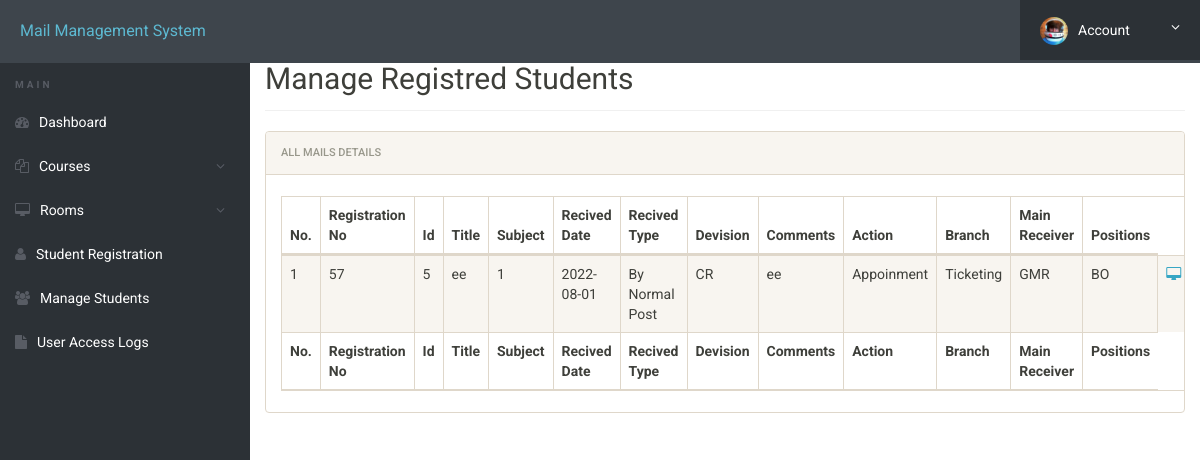
The page /admin/manage-students.php (signed in) on the database its author committed.
### tables this page shows
CREATE TABLE `registration` (
  `id` int(11) NOT NULL AUTO_INCREMENT,
  `recidate` date DEFAULT NULL,
  `devision` varchar(500) DEFAULT NULL,
  `regno` int(11) DEFAULT NULL,
  `subject` varchar(500) DEFAULT NULL,
  `title` varchar(500) DEFAULT NULL,
  `recitype` varchar(500) DEFAULT NULL,
  `regplace` varchar(250) DEFAULT NULL,
  `action` varchar(1000) DEFAULT NULL,
  `comment` varchar(500) DEFAULT NULL,
  `branch` varchar(250) DEFAULT NULL,
  `mainreciver` varchar(1000) DEFAULT NULL,
  `position` varchar(500) DEFAULT NULL,
  `action2` varchar(500) DEFAULT NULL,
  PRIMARY KEY (`id`)
);

### admin/manage-students.php (the view, shortened to what this page needs)
<?php
include('includes/config.php');
?>
<!doctype html>
<html lang="en" class="no-js">
<head>
	<link rel="stylesheet" href="css/font-awesome.min.css">
	<link rel="stylesheet" href="css/bootstrap.min.css">
	<link rel="stylesheet" href="css/dataTables.bootstrap.min.css">
	<link rel="stylesheet" href="css/bootstrap-social.css">
	<link rel="stylesheet" href="css/bootstrap-select.css">
	<link rel="stylesheet" href="css/fileinput.min.css">
	<link rel="stylesheet" href="css/awesome-bootstrap-checkbox.css">
	<link rel="stylesheet" href="css/style.css">
</head>
<body>
	<?php include('includes/header.php');?>
	<div class="ts-main-content">
			<?php include('includes/sidebar.php');?>
		<div class="content-wrapper">
			<div class="container-fluid">
				<div class="row">
					<div class="col-md-12">
						<h2 class="page-title" style="margin-top:4%">Manage Registred Students</h2>
						<div class="panel panel-default">
							<div class="panel-heading">All Mails Details</div>
							<div class="panel-body">
								<table id="zctb" class="display table table-striped table-bordered table-hover" cellspacing="0" width="100%">
									<thead>
										<tr>
											<th>No.</th>
											<th>Registration No </th>
											<th>Id </th>
											<th>Title </th>
											<th>Subject </th>
											<th>Recived Date </th>
											<th>Recived Type  </th>
											<th>Devision </th>
											<th>Comments</th>
											<th>Action</th>
											<th>Branch </th>
											<th>Main Receiver</th>
											<th>Positions</th>
										</tr>
									</thead>
									<tfoot>
										<tr>
											<th>No.</th>
											<th>Registration No</th>
											<th>Id</th>
											<th>Title </th>
											<th>Subject </th>
											<th>Recived Date  </th>
											<th>Recived Type </th>
											<th>Devision</th>
											<th>Comments</th>
											<th>Action</th>
											<th>Branch </th>
											<th>Main Receiver</th>
											<th>Positions</th>
										</tr>
									</tfoot>
									<tbody>
<?php
$ret="select * from registration";
$stmt= $mysqli->prepare($ret) ;
$stmt->execute() ;
$res=$stmt->get_result();
$cnt=1;
while($row=$res->fetch_object())
	  {
	  	?>
<tr><td><?php echo $cnt;;?></td>
<td><?php echo $row->regno;?></td>
<td><?php echo $row->id;?></td>
<td><?php echo $row->title;?></td>
<td><?php echo $row->subject;?></td>
<td><?php echo $row->recidate;?></td>
<td><?php echo $row->recitype;?></td>
<td><?php echo $row->devision;?></td>
<td><?php echo $row->comment;?></td>
<td><?php echo $row->action;?></td>
<td><?php echo $row->branch;?></td>
<td><?php echo $row->mainreciver;?></td>
<td><?php echo $row->position;?></td>
<td>
<a href="student-details.php?regno=<?php echo $row->regno;?>" title="View Full Details"><i class="fa fa-desktop"></i></a>&nbsp;&nbsp;
										</tr>
									<?php
$cnt=$cnt+1;
									 } ?>
									</tbody>
								</table>
							</div>
						</div>
					</div>
				</div>
			</div>
		</div>
	</div>
</body>
</html>

### admin/css/style.css (style rules this page uses)
html { font-size: 14px; }
@media only screen and (min-width: 480px) { html { font-size: 17px; } }
@media only screen and (min-width: 768px) { html { font-size: 14px; } }
body { font-size: 1em; }
a { color: #37a6c4; }
.panel { overflow: hidden; }
.page-title { padding-bottom: 15px; margin-bottom: 20px; border-bottom: 1px solid #f0f0f0; }
.ts-main-content .content-wrapper { padding-top: 15px; margin-top: 10px; }
@media only screen and (min-width: 992px) { .ts-main-content .content-wrapper { margin-left: 250px; } }

### rows shown on the page
registration: regno "57", id "5", title "ee", subject "1", recidate "2022-08-01", recitype "By Normal Post", devision "CR", comment "ee", action "Appoinment", branch "Ticketing", mainreciver "GMR", position "BO"
